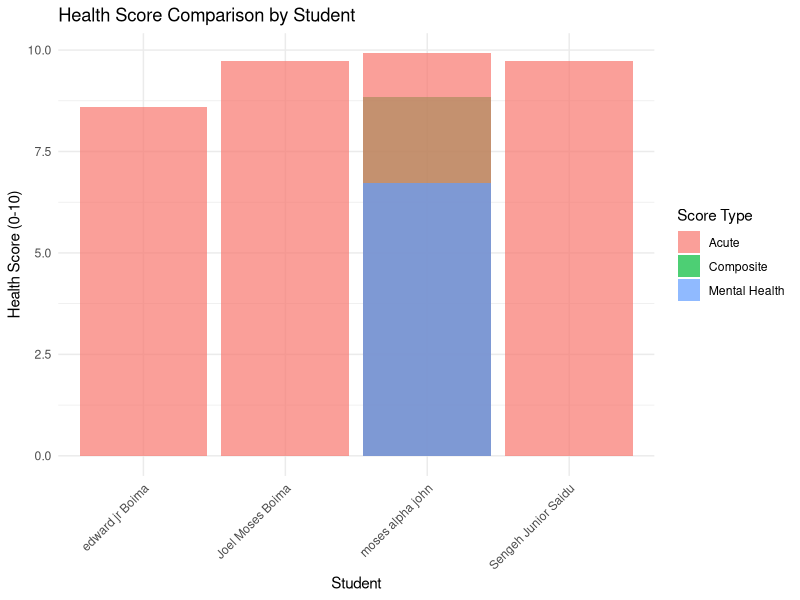
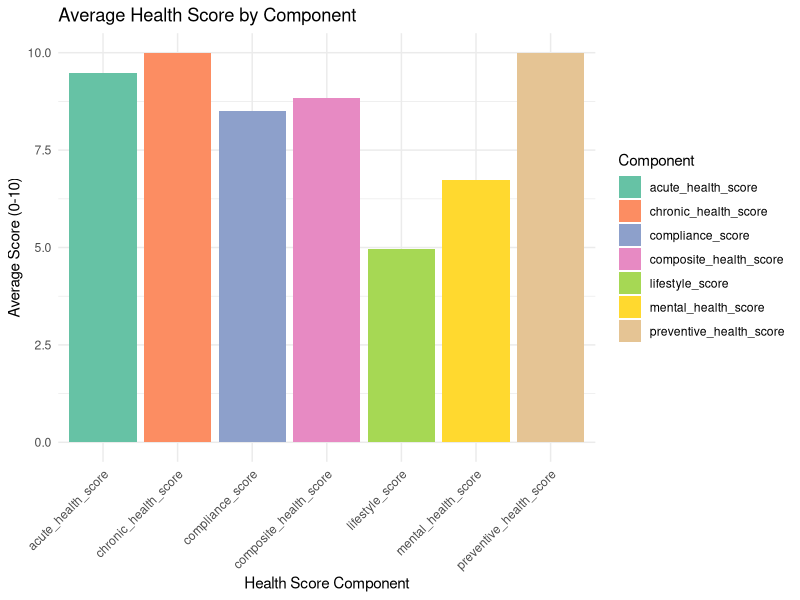
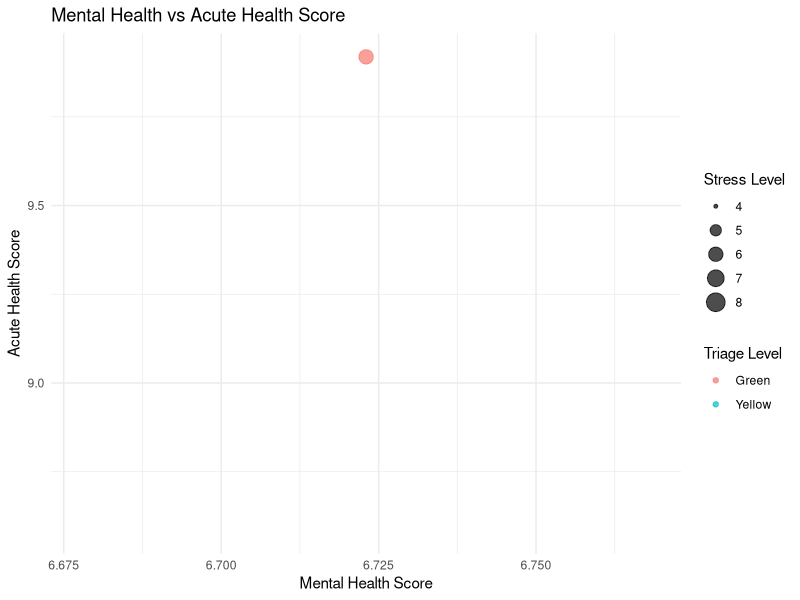
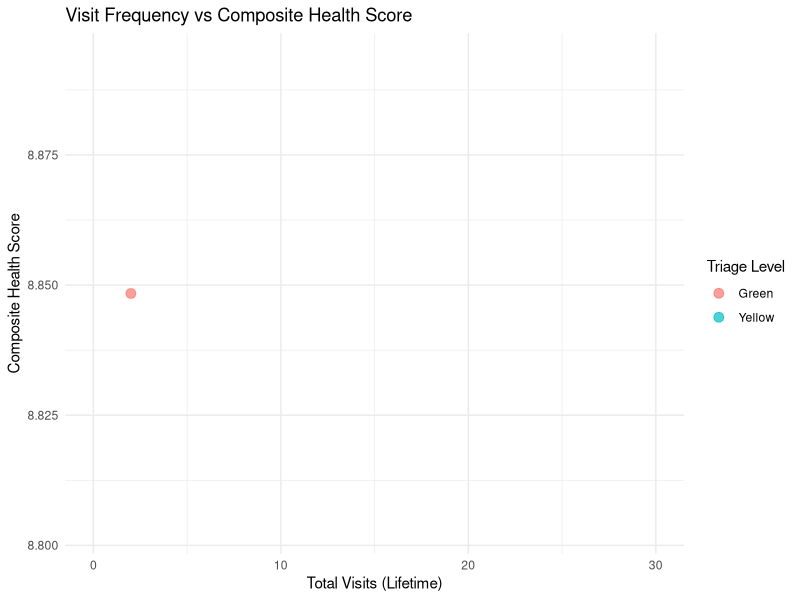
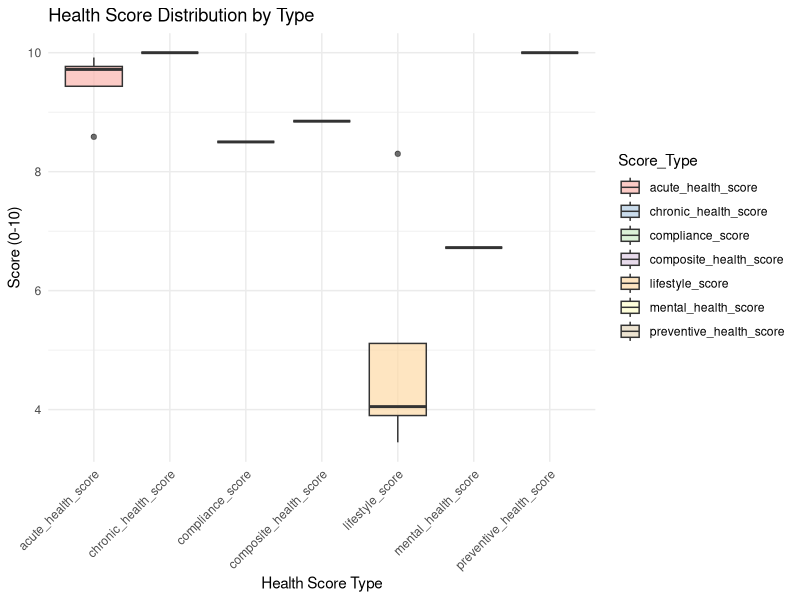

Reproduce these figures in R, in order.
# ============================================================================
# Student Welfare Health Score Analysis
# Njala University Njala Campus Hospital
# Enhancing Clinical Research and Student Welfare through Statistical Analysis
# ============================================================================

# Load required libraries
if (!require("dplyr")) install.packages("dplyr")
if (!require("ggplot2")) install.packages("ggplot2")
if (!require("readr")) install.packages("readr")
if (!require("lubridate")) install.packages("lubridate")
if (!require("corrplot")) install.packages("corrplot")
if (!require("gridExtra")) install.packages("gridExtra")
if (!require("tidyr")) install.packages("tidyr")

library(dplyr)
library(ggplot2)
library(readr)
library(lubridate)
library(corrplot)
library(gridExtra)
library(tidyr)

# ============================================================================
# 1. DATA LOADING AND CLEANING
# ============================================================================

# Load the enhanced dataset
data <- read_csv("student_welfare_enhanced.csv", 
                 col_types = cols(.default = col_character()))

# Convert numeric columns
numeric_cols <- c("Age", "Systolic BP", "Diastolic BP", "Heart Rate", 
                  "Respiratory Rate", "Temperature (°C)", "Oxygen Saturation (%)",
                  "Weight (kg)", "Height (cm)", "Mental Health PHQ-9 Score",
                  "Mental Health GAD-7 Score", "Stress Level (1-10)", 
                  "Sleep Quality (1-10)", "Academic GPA", "Academic Course Load",
                  "Class Attendance Rate (%)", "Exam Stress Level (1-10)",
                  "Study Hours Per Week", "Physical Activity Level (days/week)",
                  "Meal Frequency (meals/day)", "BMI", "Preventive Care Compliance (%)",
                  "Recovery Time (days)", "Treatment Effectiveness Score (1-10)",
                  "Readmission Rate (%)", "Quality of Life Score (1-10)",
                  "Total Visits (lifetime)", "Average Days Between Visits",
                  "Counseling Sessions Attended")

for (col in numeric_cols) {
  if (col %in% names(data)) {
    data[[col]] <- as.numeric(data[[col]])
  }
}

# Convert date columns
date_cols <- c("Date of Birth", "Date Registered", "Visit Date", "Last Vaccination Date")
for (col in date_cols) {
  if (col %in% names(data)) {
    data[[col]] <- as.Date(data[[col]], format = "%Y-%m-%d")
  }
}

# Calculate BMI if missing
data$BMI <- ifelse(is.na(data$BMI) & !is.na(data$`Weight (kg)`) & !is.na(data$`Height (cm)`),
                   data$`Weight (kg)` / ((data$`Height (cm)`/100)^2),
                   data$BMI)

# ============================================================================
# 2. HEALTH SCORE CALCULATIONS
# ============================================================================

calculate_acute_health_score <- function(data) {
  # Acute health score based on current visit severity
  # Factors: Triage Level, Vital Signs, Emergency Status
  
  triage_scores <- c("Green" = 3, "Yellow" = 2, "Red" = 1, "Black" = 0)
  data$triage_score <- triage_scores[data$`Triage Level`]
  data$triage_score[is.na(data$triage_score)] <- 1.5
  
  # Normalize vital signs (0-1 scale, where 1 is best)
  # Blood Pressure (normal: 120/80)
  data$bp_score <- 1 - abs((data$`Systolic BP` - 120) / 120) * 0.5
  data$bp_score[data$bp_score < 0] <- 0
  
  # Temperature (normal: 37°C)
  data$temp_score <- 1 - abs((data$`Temperature (°C)` - 37) / 37) * 0.5
  data$temp_score[data$temp_score < 0] <- 0
  
  # Heart Rate (normal: 60-100)
  data$hr_score <- ifelse(data$`Heart Rate` >= 60 & data$`Heart Rate` <= 100, 1,
                         1 - abs((data$`Heart Rate` - 80) / 80) * 0.5)
  data$hr_score[data$hr_score < 0] <- 0
  
  # Emergency penalty
  emergency_penalty <- ifelse(data$`Is Emergency` == "Yes", 0.3, 0)
  
  # Calculate acute health score (0-10 scale)
  data$acute_health_score <- ((data$triage_score / 3) * 4 + 
                               data$bp_score * 2 + 
                               data$temp_score * 2 + 
                               data$hr_score * 2) - emergency_penalty
  
  data$acute_health_score[data$acute_health_score < 0] <- 0
  data$acute_health_score[data$acute_health_score > 10] <- 10
  
  return(data)
}

calculate_chronic_health_score <- function(data) {
  # Chronic health score based on existing conditions and management
  
  # Base score
  base_score <- 10
  
  # Penalties for existing conditions
  condition_penalty <- ifelse(!is.na(data$`Existing Conditions`) & 
                              data$`Existing Conditions` != "", 2, 0)
  
  # Allergy penalty
  allergy_penalty <- ifelse(!is.na(data$Allergies) & data$Allergies != "", 1, 0)
  
  # Treatment compliance (higher compliance = better score)
  compliance_bonus <- ifelse(data$`Prescription Status` == "Dispensed", 1, 0)
  
  # Follow-up completion
  followup_bonus <- ifelse(data$`Follow-up Visit Completed` == "Yes", 1, 0)
  
  data$chronic_health_score <- base_score - condition_penalty - allergy_penalty + 
                               compliance_bonus + followup_bonus
  
  data$chronic_health_score[data$chronic_health_score < 0] <- 0
  data$chronic_health_score[data$chronic_health_score > 10] <- 10
  
  return(data)
}

calculate_preventive_health_score <- function(data) {
  # Preventive health score based on vaccinations and screenings
  
  base_score <- 5
  
  # Vaccination status
  vacc_score <- ifelse(data$`Vaccination Status` == "Up to date", 3,
                      ifelse(data$`Vaccination Status` == "Partial", 1.5, 0))
  
  # Screening participation
  screening_score <- ifelse(data$`Health Screening Participation` == "Yes", 2, 0)
  
  # Preventive care compliance
  compliance_score <- data$`Preventive Care Compliance (%)` / 100 * 2
  
  data$preventive_health_score <- base_score + vacc_score + screening_score + compliance_score
  
  data$preventive_health_score[data$preventive_health_score < 0] <- 0
  data$preventive_health_score[data$preventive_health_score > 10] <- 10
  
  return(data)
}

calculate_mental_health_score <- function(data) {
  # Mental health score based on PHQ-9, GAD-7, stress, sleep
  
  # PHQ-9 (0-27, lower is better) - normalize to 0-10
  phq9_score <- 10 - (data$`Mental Health PHQ-9 Score` / 27 * 10)
  phq9_score[phq9_score < 0] <- 0
  
  # GAD-7 (0-21, lower is better) - normalize to 0-10
  gad7_score <- 10 - (data$`Mental Health GAD-7 Score` / 21 * 10)
  gad7_score[gad7_score < 0] <- 0
  
  # Stress level (1-10, lower is better) - invert
  stress_score <- 10 - data$`Stress Level (1-10)`
  stress_score[stress_score < 0] <- 0
  
  # Sleep quality (1-10, higher is better)
  sleep_score <- data$`Sleep Quality (1-10)`
  
  # Counseling attendance bonus
  counseling_bonus <- pmin(data$`Counseling Sessions Attended` * 0.5, 2)
  
  # Weighted average
  data$mental_health_score <- (phq9_score * 0.3 + gad7_score * 0.3 + 
                               stress_score * 0.2 + sleep_score * 0.15 + 
                               counseling_bonus)
  
  data$mental_health_score[data$mental_health_score < 0] <- 0
  data$mental_health_score[data$mental_health_score > 10] <- 10
  
  return(data)
}

calculate_lifestyle_score <- function(data) {
  # Lifestyle score based on nutrition, physical activity, BMI
  
  # BMI score (normal BMI: 18.5-24.9)
  bmi_score <- ifelse(data$BMI >= 18.5 & data$BMI <= 24.9, 4,
                     ifelse(data$BMI >= 17 & data$BMI < 18.5 | 
                            data$BMI > 24.9 & data$BMI <= 27, 2, 0))
  
  # Physical activity (days/week, max 5 days = 3 points)
  activity_score <- pmin(data$`Physical Activity Level (days/week)` / 5 * 3, 3)
  
  # Meal frequency (3 meals/day = 2 points)
  meal_score <- pmin(data$`Meal Frequency (meals/day)` / 3 * 2, 2)
  
  # Dietary assessment (qualitative)
  diet_score <- ifelse(data$`Dietary Habits Assessment` == "Excellent - well-planned diet", 1,
                      ifelse(data$`Dietary Habits Assessment` == "Good - regular balanced meals", 0.75,
                      ifelse(data$`Dietary Habits Assessment` == "Moderate - balanced diet", 0.5, 0.25)))
  
  data$lifestyle_score <- bmi_score + activity_score + meal_score + diet_score
  
  data$lifestyle_score[data$lifestyle_score < 0] <- 0
  data$lifestyle_score[data$lifestyle_score > 10] <- 10
  
  return(data)
}

calculate_compliance_score <- function(data) {
  # Compliance score based on treatment adherence and follow-ups
  
  base_score <- 5
  
  # Prescription status
  prescription_score <- ifelse(data$`Prescription Status` == "Dispensed", 2, 0)
  
  # Lab test completion
  lab_score <- ifelse(data$`Lab Test Status` == "Completed", 1.5, 0)
  
  # Follow-up completion
  followup_score <- ifelse(data$`Follow-up Visit Completed` == "Yes", 1.5, 0)
  
  data$compliance_score <- base_score + prescription_score + lab_score + followup_score
  
  data$compliance_score[data$compliance_score < 0] <- 0
  data$compliance_score[data$compliance_score > 10] <- 10
  
  return(data)
}

calculate_composite_health_score <- function(data) {
  # Composite health score (weighted average of all scores)
  
  weights <- c(
    acute = 0.20,
    chronic = 0.15,
    preventive = 0.15,
    mental = 0.20,
    lifestyle = 0.15,
    compliance = 0.15
  )
  
  data$composite_health_score <- (
    data$acute_health_score * weights["acute"] +
    data$chronic_health_score * weights["chronic"] +
    data$preventive_health_score * weights["preventive"] +
    data$mental_health_score * weights["mental"] +
    data$lifestyle_score * weights["lifestyle"] +
    data$compliance_score * weights["compliance"]
  )
  
  return(data)
}

# Apply all health score calculations
data <- calculate_acute_health_score(data)
data <- calculate_chronic_health_score(data)
data <- calculate_preventive_health_score(data)
data <- calculate_mental_health_score(data)
data <- calculate_lifestyle_score(data)
data <- calculate_compliance_score(data)
data <- calculate_composite_health_score(data)

# ============================================================================
# 3. DESCRIPTIVE STATISTICS
# ============================================================================

cat("\n=== HEALTH SCORE SUMMARY STATISTICS ===\n\n")

health_scores <- data %>%
  select(`Student ID`, `Full Name`, acute_health_score, chronic_health_score,
         preventive_health_score, mental_health_score, lifestyle_score,
         compliance_score, composite_health_score)

print(summary(health_scores[,3:8]))

cat("\n=== INDIVIDUAL STUDENT HEALTH SCORES ===\n\n")
print(health_scores)

# ============================================================================
# 4. VISUALIZATIONS
# ============================================================================

# Create output directory for plots
if (!dir.exists("plots")) dir.create("plots")

# 1. Health Score Comparison by Student
p1 <- ggplot(health_scores, aes(x = `Full Name`)) +
  geom_col(aes(y = composite_health_score, fill = "Composite"), 
           position = "dodge", alpha = 0.7) +
  geom_col(aes(y = acute_health_score, fill = "Acute"), 
           position = "dodge", alpha = 0.7) +
  geom_col(aes(y = mental_health_score, fill = "Mental Health"), 
           position = "dodge", alpha = 0.7) +
  labs(title = "Health Score Comparison by Student",
       x = "Student", y = "Health Score (0-10)",
       fill = "Score Type") +
  theme_minimal() +
  theme(axis.text.x = element_text(angle = 45, hjust = 1))

ggsave("plots/health_score_comparison.png", p1, width = 10, height = 6)

# 2. Health Score Components Radar Chart (Alternative: Bar Chart)
score_components <- health_scores %>%
  select(-`Student ID`, -`Full Name`) %>%
  summarise_all(mean, na.rm = TRUE) %>%
  gather(key = "Component", value = "Average_Score")

p2 <- ggplot(score_components, aes(x = Component, y = Average_Score, fill = Component)) +
  geom_col() +
  labs(title = "Average Health Score by Component",
       x = "Health Score Component", y = "Average Score (0-10)") +
  theme_minimal() +
  theme(axis.text.x = element_text(angle = 45, hjust = 1)) +
  scale_fill_brewer(palette = "Set2")

ggsave("plots/health_score_components.png", p2, width = 10, height = 6)

# 3. Mental Health vs Physical Health
p3 <- ggplot(data, aes(x = mental_health_score, y = acute_health_score, 
                       color = `Triage Level`, size = `Stress Level (1-10)`)) +
  geom_point(alpha = 0.7) +
  labs(title = "Mental Health vs Acute Health Score",
       x = "Mental Health Score", y = "Acute Health Score",
       color = "Triage Level", size = "Stress Level") +
  theme_minimal()

ggsave("plots/mental_vs_physical_health.png", p3, width = 10, height = 6)

# 4. Visit Frequency Analysis
if (!is.null(data$`Total Visits (lifetime)`)) {
  p4 <- ggplot(data, aes(x = `Total Visits (lifetime)`, y = composite_health_score)) +
    geom_point(aes(color = `Triage Level`), size = 3, alpha = 0.7) +
    geom_smooth(method = "lm", se = TRUE) +
    labs(title = "Visit Frequency vs Composite Health Score",
         x = "Total Visits (Lifetime)", y = "Composite Health Score",
         color = "Triage Level") +
    theme_minimal()
  
  ggsave("plots/visit_frequency_analysis.png", p4, width = 10, height = 6)
}

# 5. Health Score Distribution
health_long <- health_scores %>%
  select(-`Student ID`) %>%
  gather(key = "Score_Type", value = "Score", -`Full Name`)

p5 <- ggplot(health_long, aes(x = Score_Type, y = Score, fill = Score_Type)) +
  geom_boxplot(alpha = 0.7) +
  labs(title = "Health Score Distribution by Type",
       x = "Health Score Type", y = "Score (0-10)") +
  theme_minimal() +
  theme(axis.text.x = element_text(angle = 45, hjust = 1)) +
  scale_fill_brewer(palette = "Pastel1")

ggsave("plots/health_score_distribution.png", p5, width = 10, height = 6)

# ============================================================================
# 5. EXPORT RESULTS
# ============================================================================

# Save enhanced data with health scores
write_csv(data, "student_welfare_with_scores.csv")

# Save health score summary
write_csv(health_scores, "health_scores_summary.csv")

cat("\n=== ANALYSIS COMPLETE ===\n")
cat("Results saved to:\n")
cat("  - student_welfare_with_scores.csv\n")
cat("  - health_scores_summary.csv\n")
cat("  - plots/ directory\n\n")
